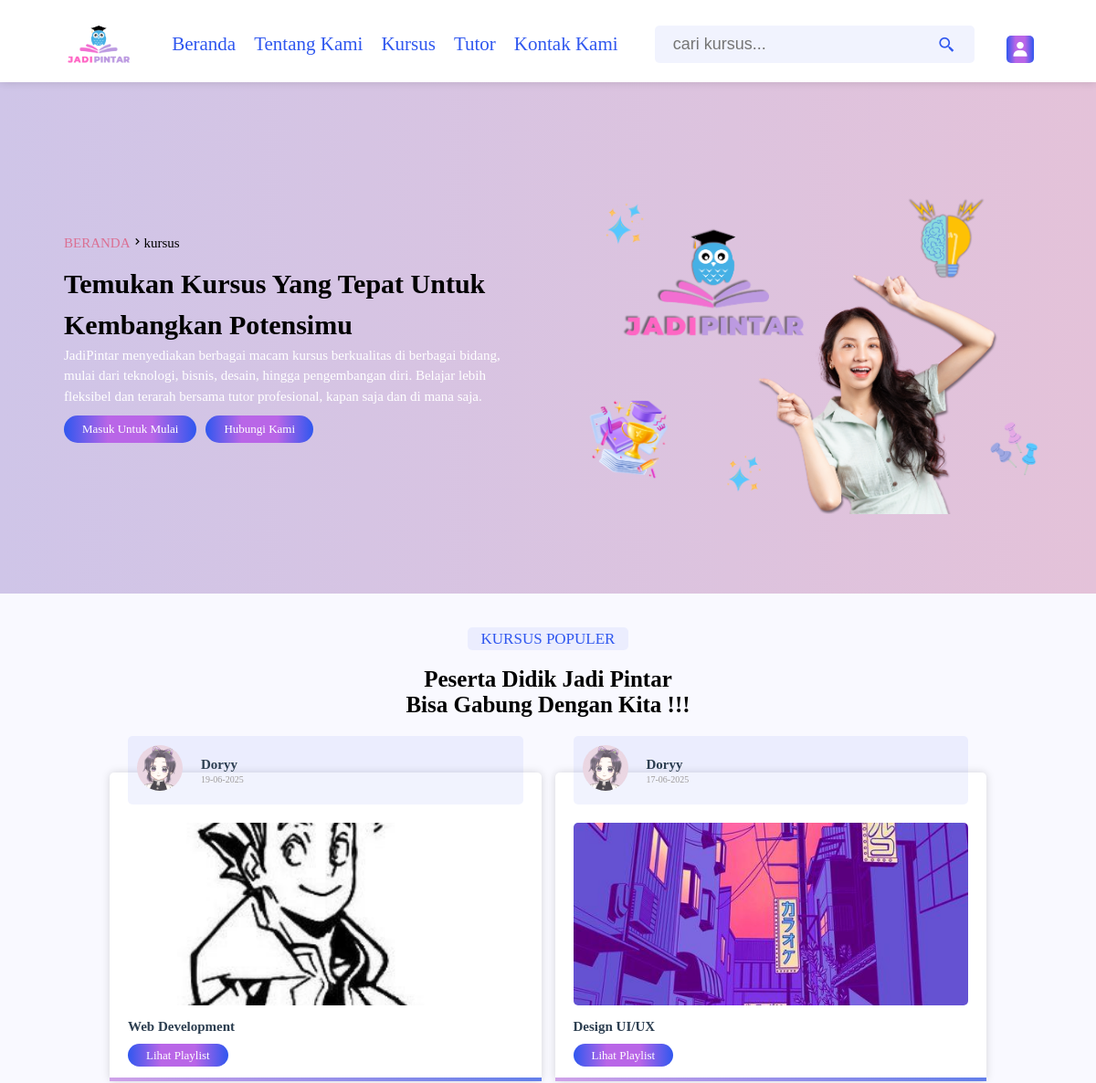
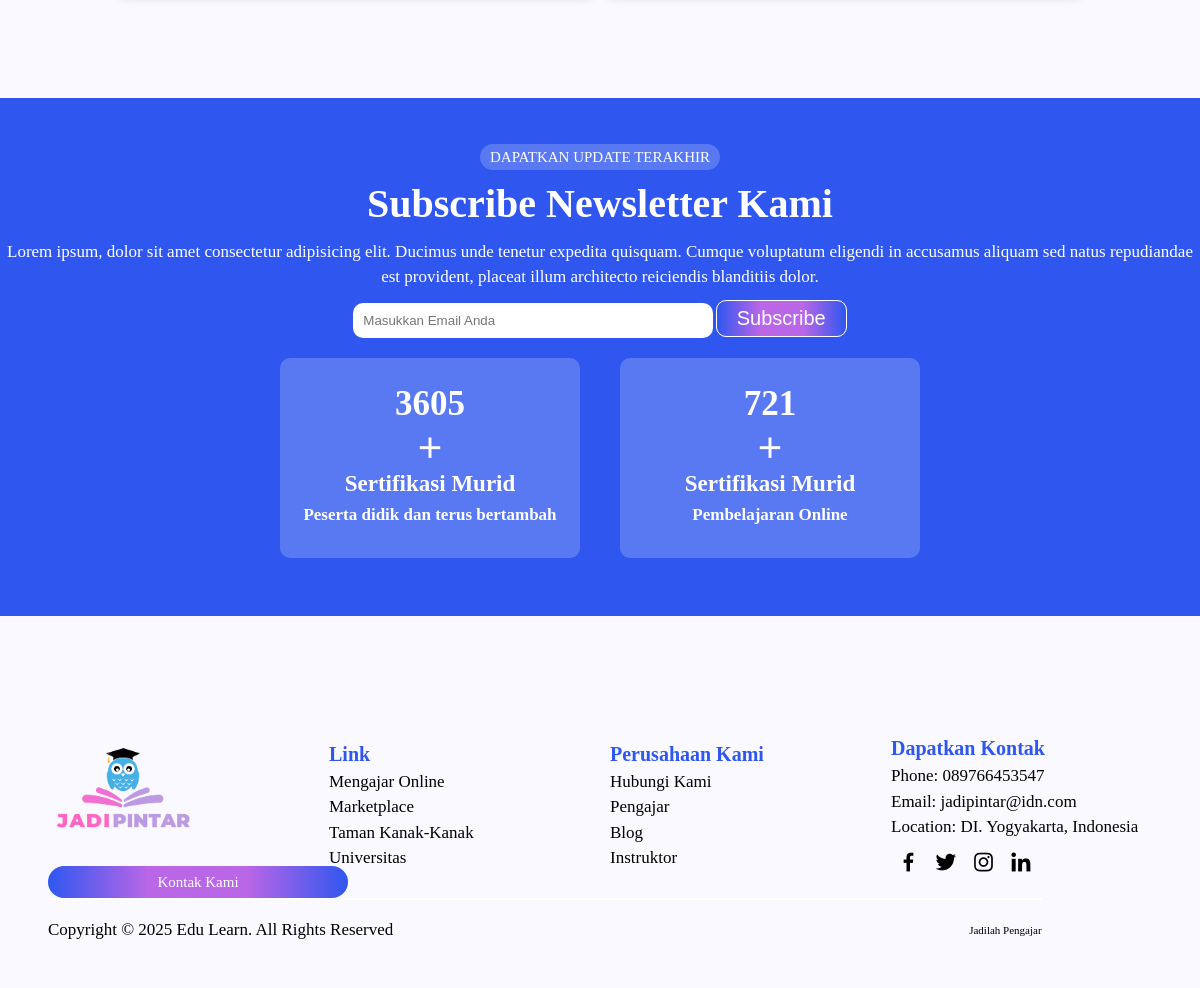
/courses.php, run on the app's committed database (2 pictures, top to bottom).
### tables this page shows
CREATE TABLE `playlist` (
  `id` varchar(20) NOT NULL,
  `tutor_id` varchar(20) NOT NULL,
  `title` varchar(20) NOT NULL,
  `descriptions` varchar(100) NOT NULL,
  `thumb` varchar(100) NOT NULL,
  `date` date NOT NULL DEFAULT current_timestamp(),
  `status` varchar(20) NOT NULL
);

CREATE TABLE `tutors` (
  `id` varchar(20) NOT NULL,
  `name` varchar(50) NOT NULL,
  `profession` varchar(50) NOT NULL,
  `email` varchar(50) NOT NULL,
  `password` varchar(50) NOT NULL,
  `image` varchar(100) NOT NULL
);

### courses.php (the view, shortened to what this page needs)
<?php
    include 'components/connect.php';
?>
<!DOCTYPE html>
<html lang="en">
<head>
    <link href='https://unpkg.com/boxicons@2.1.4/css/boxicons.min.css' rel='stylesheet'>
    <link rel="stylesheet" href="css/user_style.css">
</head>
<body>
    <?php include 'components/user_header.php'?>
    <div class="banner">
        <div class="detail">
            <div class="title">
                <a href="index.php">beranda</a><span><i class="bx bx-chevron-right">kursus</i></span>
            </div>
            <h1>Temukan Kursus yang Tepat untuk Kembangkan Potensimu</h1>
            <p>JadiPintar menyediakan berbagai macam kursus berkualitas di berbagai bidang, mulai dari teknologi, bisnis, desain, hingga pengembangan diri. Belajar lebih fleksibel dan terarah bersama tutor profesional, kapan saja dan di mana saja.</p>
            <div class="flex-btn">
                <a href="login.php" class="btn">masuk untuk mulai</a>
                <a href="contact.php" class="btn">hubungi kami</a>
            </div>
        </div>
        <img src="image/banner.png">
    </div>
    <div class="courses">
        <div class="heading">
            <span>kursus populer</span>
            <h1>peserta didik jadi pintar <br> bisa gabung dengan kita !!!</h1>
        </div>
        <div class="box-container">
            <?php
                $select_courses = $conn->prepare("SELECT * FROM playlist WHERE status = ? ORDER BY date DESC");
                $select_courses->execute(['active']);
                if ($select_courses->rowCount() > 0) {
                    while($fetch_courses = $select_courses->fetch(PDO::FETCH_ASSOC)){
                        $course_id = $fetch_courses['id'];
                        $select_tutor = $conn->prepare("SELECT * FROM tutors WHERE id = ?");
                        $select_tutor->execute([$fetch_courses['tutor_id']]);
                        $fetch_tutor = $select_tutor->fetch(PDO::FETCH_ASSOC);
            ?>
            <div class="box">
                <div class="tutor">
                    <img src="uploaded_files/<?= $fetch_tutor['image']; ?>">
                    <div>
                        <h3><?= $fetch_tutor['name']; ?></h3>
                        <span><?= date('d-m-Y', strtotime($fetch_courses['date'])); ?></span>
                    </div>
                </div>
                <img src="uploaded_files/<?= $fetch_courses['thumb']; ?>" class="thumb">
                <h3 class="title"><?= $fetch_courses['title']; ?></h3>
                <a href="playlist.php?get_id=<?= $course_id; ?>" class="btn">lihat playlist</a>
            </div>
            <?php
                  }
                }else{
                    echo '<p class="empty">belum ada kursus ditambahkan</p>';
                }
            ?>
        </div>
    </div>
    <?php include 'components/footer.php'?>
</body>
</html>

### css/user_style.css (style rules this page uses)
:root { --color-primary: #2f57ef; --primary-opacity: hsla(228, 86%, 56%, 0.067); --color-secondary: #b966e7; --color-violet: #800080; --bg-color: #f9f9ff; --color-pink: #db7093; --pink-opacity: #db709322; --box-shadow: 0 0 10px rgb(0 0 0/15%); --main-color: #8e44ad; --red: #ed176f; --coral: #f7817f; --gradient0: linear-gradient(270deg, #b966e7 0%, #2f57ef 100%); --gradient: linear-gradient(90deg, var(--color-secondary), var(--color-pink)); --gradient2: linear-gradient( to right, var(--color-primary), var(--color-secondary), var(--color-secondary), var(--color-primary) ); --black: #2c3e50; --white: #fff; --light-color: #a09d9d; --light-bg: #eee; --border: 0.1rem solid rgba(0, 0, 0, 0.2); --limegreen: rgb(122, 235, 107); }
* { margin: 0; padding: 0; box-sizing: border-box; outline: none; text-decoration: none; border: none; }
html { font-size: 62.5%; overflow-x: hidden; }
body { background-color: var(--bg-color); overflow-x: hidden; }
.btn { background-image: var(--gradient2); border-radius: 20px; text-align: center; padding: 0.5rem; color: var(--white); text-transform: capitalize; font-size: 1.3rem; cursor: pointer; padding: 0.5rem 2rem; border: none; text-decoration: none; }
.flex-btn { display: flex; gap: 1rem; align-items: center; justify-content: center; }
.heading { text-align: center; }
.heading span { background-color: var(--primary-opacity); color: var(--color-primary); padding: 0.3rem 1.5rem; text-transform: uppercase; border-radius: 5px; font-size: 1.7rem; }
.heading h1 { font-size: 2.5rem; margin: 1rem 0; }
.learners .box-container .box::before, .courses .box-container .box::before, .address_detail .box::before, .header .flex .profile::before { background: linear-gradient(90deg, #cfa2e8, #637fea); position: absolute; content: ""; left: 0; bottom: 0; width: 100%; height: 4px; }
.banner { display: grid; grid-template-columns: repeat(auto-fit, minmax(40rem, 1fr)); justify-content: center; align-items: center; width: 100%; min-height: 70vh; background-image: linear-gradient(90deg, #cfc5e8, #e4c2d9); padding: 2rem 5rem; }
.banner img { width: 100%; }
.banner .detail { line-height: 1.5; padding: 1rem 2rem; font-size: 1.5rem; }
.banner .title { text-transform: uppercase; }
.banner .title a { color: var(--color-pink); }
.banner .detail h1 { margin-top: 1rem; text-transform: capitalize; }
.banner .detail p { color: #fff; font-size: 1.5rem; padding-bottom: 1rem; }
.banner .flex-btn { justify-content: left; }
.courses { padding: 4rem 10%; }
.courses .box-container { display: grid; grid-template-columns: repeat(auto-fit, minmax(35rem, 1fr)); gap: 1.5rem; align-items: flex-start; justify-content: center; margin-top: 6rem; }
.courses .box-container .box { border-radius: 0.5rem; background-color: var(--white); padding: 2rem; position: relative; box-shadow: var(--box-shadow); margin-bottom: 6rem; }
.courses .box-container .box .tutor { margin-bottom: 2rem; display: flex; align-items: center; gap: 2rem; background-color: var(--primary-opacity); padding: 1rem; margin-top: -6rem; border-radius: 5px; }
.courses .box-container .box .tutor img { width: 5rem; height: 5rem; border-radius: 50%; object-fit: cover; margin-bottom: 0.5rem; }
.courses .box-container .box .tutor h3 { font-size: 1.5rem; color: var(--black); margin-bottom: 0.2rem; text-transform: capitalize; }
.courses .box-container .box .tutor span { font-size: 1rem; color: var(--light-color); }
.courses .box-container .box .thumb { width: 100%; border-radius: 0.5rem; height: 20rem; object-fit: cover; margin-bottom: 0.3rem; }
.courses .box-container .box .title { font-size: 1.5rem; color: var(--black); margin-top: 0.5rem; padding: 0.5rem 0; margin-bottom: 1rem; text-transform: capitalize; }
.courses .btn { margin: 1rem auto; }
.courses .heading h1 { text-transform: capitalize; margin-top: 2rem; margin-bottom: 2rem; }
.box-container { display: grid; grid-template-columns: 1.2fr 1.8fr; gap: 2rem; align-items: flex-start; }

### data on the page
playlist: tutor.image (picture), tutor.name "Doryy", date "19-06-2025", thumb (picture), title "Web Development"
playlist: tutor.image (picture), tutor.name "Doryy", date "17-06-2025", thumb (picture), title "Design UI/UX"
